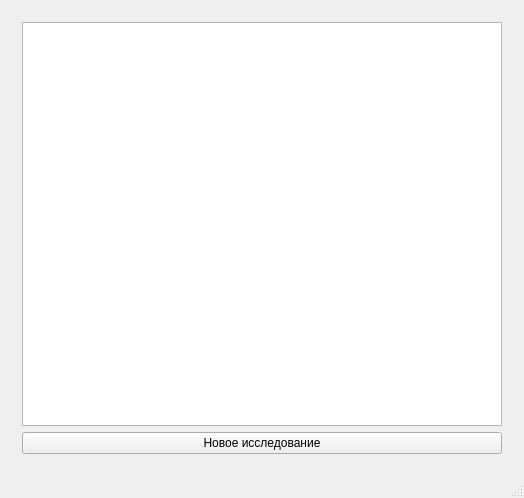
<?xml version="1.0" encoding="UTF-8"?>
<ui version="4.0">
 <class>MainWindow</class>
 <widget class="QMainWindow" name="MainWindow">
  <property name="geometry">
   <rect>
    <x>0</x>
    <y>0</y>
    <width>524</width>
    <height>498</height>
   </rect>
  </property>
  <property name="windowTitle">
   <string>MainWindow</string>
  </property>
  <widget class="QWidget" name="centralWidget">
   <layout class="QGridLayout" name="gridLayout">
    <item row="2" column="0">
     <widget class="QStackedWidget" name="stackedWidget">
      <property name="currentIndex">
       <number>1</number>
      </property>
      <widget class="QWidget" name="page">
       <layout class="QGridLayout" name="gridLayout_3">
        <item row="0" column="0">
         <widget class="QLineEdit" name="lineEdit"/>
        </item>
        <item row="0" column="1">
         <widget class="QPushButton" name="findButton">
          <property name="enabled">
           <bool>false</bool>
          </property>
          <property name="text">
           <string>Найти</string>
          </property>
          <property name="checkable">
           <bool>false</bool>
          </property>
         </widget>
        </item>
        <item row="1" column="0" colspan="2">
         <widget class="QTableView" name="patientsView"/>
        </item>
       </layout>
      </widget>
      <widget class="QWidget" name="page_2">
       <layout class="QGridLayout" name="gridLayout_2">
        <item row="0" column="0">
         <widget class="QTableView" name="examsView"/>
        </item>
        <item row="1" column="0">
         <widget class="QPushButton" name="newExamButton">
          <property name="text">
           <string>Новое исследование</string>
          </property>
         </widget>
        </item>
       </layout>
      </widget>
     </widget>
    </item>
   </layout>
  </widget>
  <widget class="QStatusBar" name="statusBar"/>
 </widget>
 <layoutdefault spacing="6" margin="11"/>
 <resources/>
 <connections/>
</ui>
